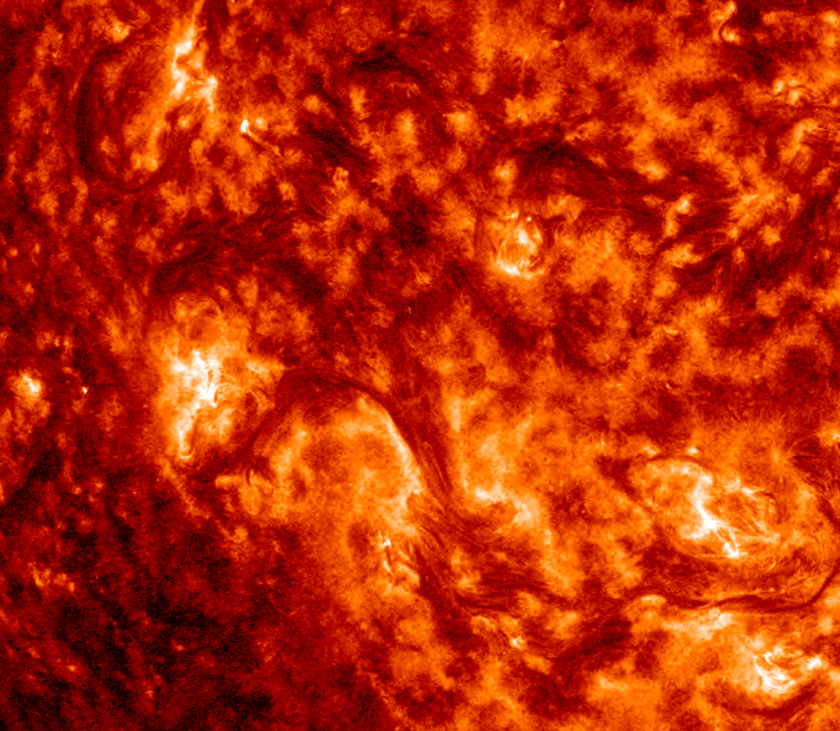
#> input picture back/src/subimage_locator/images/crop.png, 840 x 731 px
$ python __main__.py --big images/crop.png --small images/scene.png
#> lines starting #> are read from the running program, lines starting #| are printed output that depends on the picture
### back/src/subimage_locator/cli.py
"""Command-line interface for subimage locator."""

import argparse
import json
import sys
from pathlib import Path
from typing import Optional

import cv2
import numpy as np

from .locator import locate_subimage, LocateResult


# [36 lines left out: function draw_visualization, not called in this run]


def main(argv: Optional[list] = None) -> int:
    """
    Main CLI entry point.

    Returns:
        0 if found, 2 if not found, 1 on error
    """
    parser = argparse.ArgumentParser(
        description="Locate a scaled crop within a larger image using feature matching or template matching."
    )
    parser.add_argument("--big", type=Path, required=True,
                        help="Path to the large image")
    parser.add_argument("--small", type=Path, required=True,
                        help="Path to the small (crop) image")
    parser.add_argument("--out", type=Path, default=None,
                        help="Path to save visualization PNG (optional)")
    parser.add_argument("--json", type=Path, default=None, dest="json_path",
                        help="Path to save JSON result (if omitted, prints to stdout)")
    parser.add_argument("--min-scale", type=float, default=0.3,
                        help="Minimum scale factor for template matching (default: 0.3)")
    parser.add_argument("--max-scale", type=float, default=3.0,
                        help="Maximum scale factor for template matching (default: 3.0)")
    parser.add_argument("--scales", type=int, default=60,
                        help="Number of scales to try in template matching (default: 60)")
    parser.add_argument("--max-dim", type=int, default=None,
                        help="Max dimension to downscale big image before processing (optional)")

    args = parser.parse_args(argv)

    # Validate inputs
    if not args.big.exists():
        print(f"Error: Big image not found: {args.big}", file=sys.stderr)
        return 1

    if not args.small.exists():
        print(f"Error: Small image not found: {args.small}", file=sys.stderr)
        return 1

    # Load images
    try:
        big_bgr = cv2.imread(str(args.big), cv2.IMREAD_COLOR)
#> big_bgr is the input picture: shape (731, 840, 3); mean B, G, R 5, 41.9, 183.6
        small_bgr = cv2.imread(str(args.small), cv2.IMREAD_COLOR)
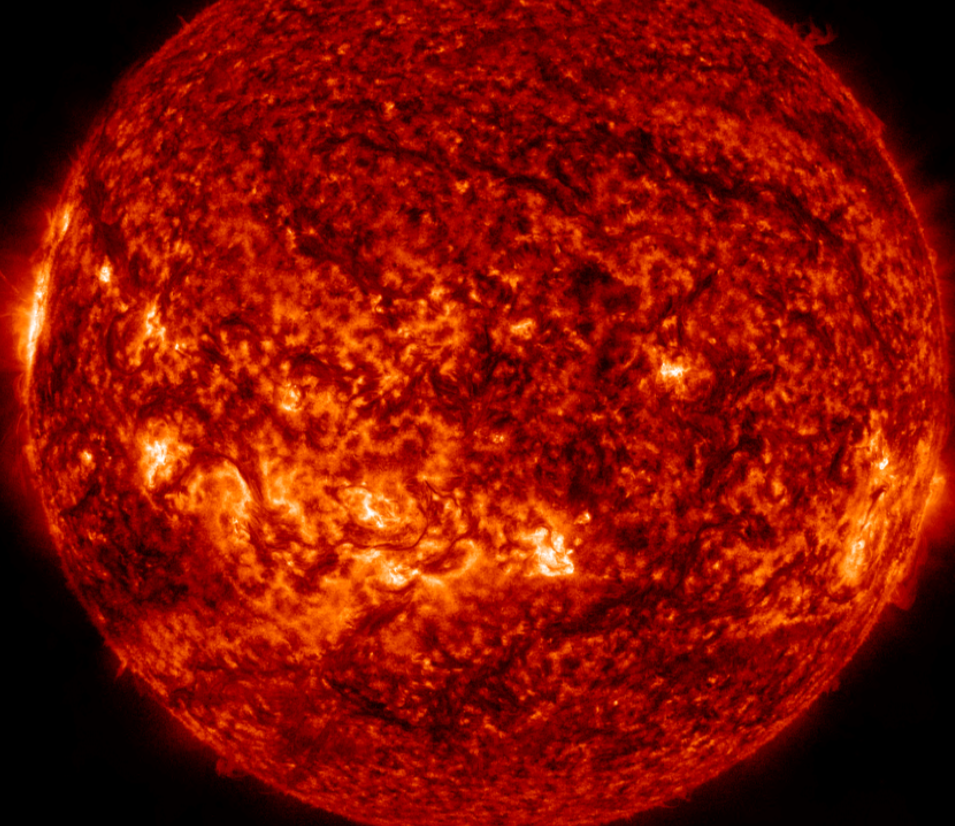
#> input picture back/src/subimage_locator/images/scene.png, 955 x 826 px
#> small_bgr is the input picture: shape (826, 955, 3); mean B, G, R 1.4, 14.8, 130.8
    except Exception as e:
        print(f"Error loading images: {e}", file=sys.stderr)
        return 1

    if big_bgr is None:
        print(f"Error: Could not read big image: {args.big}", file=sys.stderr)
        return 1

    if small_bgr is None:
        print(f"Error: Could not read small image: {args.small}", file=sys.stderr)
        return 1

    # Downscale if requested
    scale_factor = 1.0
    if args.max_dim is not None:
        h, w = big_bgr.shape[:2]
        max_side = max(h, w)
        if max_side > args.max_dim:
            scale_factor = args.max_dim / max_side
            new_w = int(w * scale_factor)
            new_h = int(h * scale_factor)
            big_bgr = cv2.resize(big_bgr, (new_w, new_h), interpolation=cv2.INTER_AREA)

    # Locate subimage
    result = locate_subimage(
        big_bgr, small_bgr,
        min_scale=args.min_scale,
        max_scale=args.max_scale,
        scales=args.scales
    )
#> in locate_subimage, `big_gray = cv2.cvtColor(big_bgr, cv2.COLOR_BGR2GRAY)`:
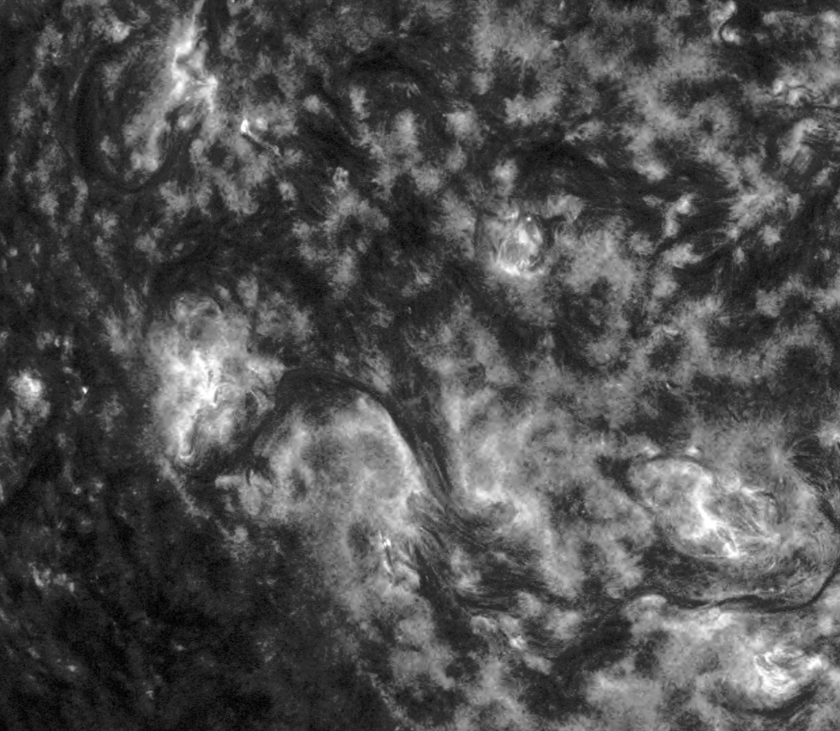
#> big_gray: shape (731, 840); min 0, max 255, mean 80
#> in locate_subimage, `small_gray = cv2.cvtColor(small_bgr, cv2.COLOR_BGR2GRAY)`:
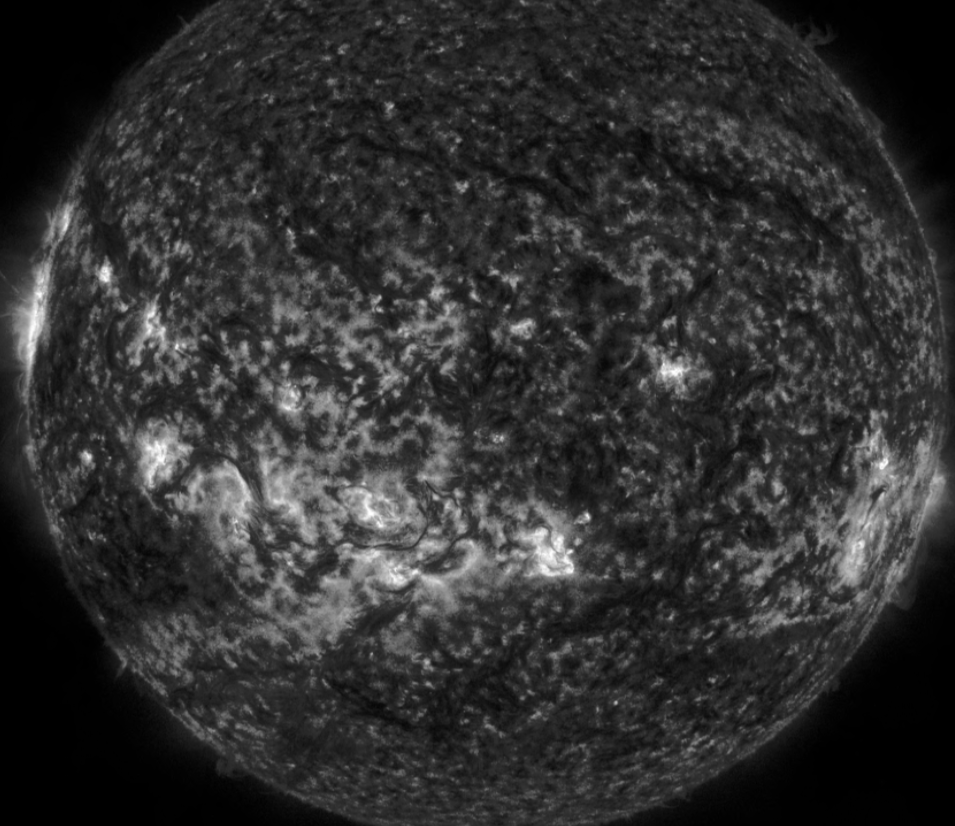
#> small_gray: shape (826, 955); min 0, max 255, mean 48

    # Scale results back if downscaled
    if scale_factor != 1.0 and result.found:
        inv_scale = 1.0 / scale_factor
        if result.x is not None:
            result.x *= inv_scale
        if result.y is not None:
            result.y *= inv_scale
        if result.corners is not None:
            result.corners = [(x * inv_scale, y * inv_scale) for x, y in result.corners]
        # Note: scale factor in result is relative to small image, not affected by downscaling

    # Visualization
    if args.out is not None:
        # Re-load full-res image if we downscaled
        if scale_factor != 1.0:
            big_bgr_vis = cv2.imread(str(args.big), cv2.IMREAD_COLOR)
        else:
            big_bgr_vis = big_bgr

        draw_visualization(big_bgr_vis, result, args.out)
        result.visualization_path = str(args.out)

    # Output JSON
    result_dict = result.to_dict()
    json_str = json.dumps(result_dict, indent=2)

    if args.json_path is not None:
        args.json_path.write_text(json_str, encoding="utf-8")
    else:
        print(json_str)

    # Exit code
    return 0 if result.found else 2


# [2 lines that do not run on import are left out]

### back/src/subimage_locator/locator.py
"""Core subimage localization logic using feature matching and template matching."""

from dataclasses import dataclass, asdict
from typing import List, Optional, Tuple
import numpy as np
import cv2


@dataclass
class LocateResult:
    """Result of subimage localization."""
    found: bool
    method: Optional[str]  # "features" | "template" | None
    scale: Optional[float]
    x: Optional[float]
    y: Optional[float]
    corners: Optional[List[Tuple[float, float]]]
    inliers: Optional[int]
    score: Optional[float]
    confidence: float
    visualization_path: Optional[str]

    def to_dict(self):
        """Convert to JSON-serializable dict."""
        result = asdict(self)
        if result['corners'] is not None:
            result['corners'] = [[float(x), float(y)] for x, y in result['corners']]
        return result


def _try_sift():
    """Try to create SIFT detector, return None if unavailable."""
    try:
        return cv2.SIFT_create()
    except (cv2.error, AttributeError):
        return None


def _get_feature_detector():
    """Get best available feature detector (SIFT > AKAZE > ORB)."""
    sift = _try_sift()
    if sift is not None:
        return sift, "SIFT", cv2.NORM_L2

    try:
        return cv2.AKAZE_create(), "AKAZE", cv2.NORM_HAMMING
    except (cv2.error, AttributeError):
        pass

    return cv2.ORB_create(nfeatures=2000), "ORB", cv2.NORM_HAMMING


def _corners_inside_image(corners: np.ndarray, img_shape: Tuple[int, int]) -> bool:
    """Check if all corners are inside the image bounds."""
    h, w = img_shape[:2]
    for pt in corners:
        x, y = pt[0]
        if x < 0 or x >= w or y < 0 or y >= h:
            return False
    return True


def _locate_with_features(
    big_gray: np.ndarray,
    small_gray: np.ndarray,
    small_h: int,
    small_w: int
) -> Optional[LocateResult]:
    """
    Attempt localization using feature matching + RANSAC homography.

    Returns LocateResult if successful, None otherwise.
    """
#> called with small_h = 826, small_w = 955
    detector, detector_name, norm_type = _get_feature_detector()

    # Detect and compute
    kp1, desc1 = detector.detectAndCompute(big_gray, None)
#> kp1 = 5347 keypoints; strongest (x, y, size): (85, 390, 3.5), (30, 387, 17.5), (199, 382, 68.7), (529, 219, 2.7)
    kp2, desc2 = detector.detectAndCompute(small_gray, None)
#> kp2 = 5209 keypoints; strongest (x, y, size): (105, 274, 10.5), (158, 453, 29.1), (587, 516, 4.8), (672, 371, 17.6)

    if desc1 is None or desc2 is None or len(kp1) < 4 or len(kp2) < 4:
        return None

    # Match features
    if norm_type == cv2.NORM_L2:
        # FLANN for SIFT
        FLANN_INDEX_KDTREE = 1
        index_params = dict(algorithm=FLANN_INDEX_KDTREE, trees=5)
        search_params = dict(checks=50)
        matcher = cv2.FlannBasedMatcher(index_params, search_params)
    else:
        # BF for binary descriptors
        matcher = cv2.BFMatcher(norm_type, crossCheck=False)

    matches = matcher.knnMatch(desc2, desc1, k=2)
#> matches = 5209 matches

    # Lowe's ratio test
    good_matches = []
    for m_n in matches:
        if len(m_n) == 2:
            m, n = m_n
            if m.distance < 0.75 * n.distance:
                good_matches.append(m)
#> after the loop, good_matches = 734 matches

    if len(good_matches) < 10:
        return None

    # Extract matched points
    src_pts = np.float32([kp2[m.queryIdx].pt for m in good_matches]).reshape(-1, 1, 2)
#> src_pts = 734 rows, first 8: [19.1, 348], [48.81, 302.3], [78.07, 369.6], [79.36, 359.9], [79.71, 365], [80.2, 400.4], [80.96, 481.9], [80.96, 481.9]
    dst_pts = np.float32([kp1[m.trainIdx].pt for m in good_matches]).reshape(-1, 1, 2)
#> dst_pts = 734 rows, first 8: [784.8, 698.4], [402.4, 434.7], [8.93, 179.9], [11.45, 157.3], [13.02, 169.1], [13.86, 252.4], [15.78, 447.2], [15.78, 447.2]

    # Find homography with RANSAC
    H, mask = cv2.findHomography(src_pts, dst_pts, cv2.RANSAC, 5.0)
#> H = [[2.38, -0.00435, -175.2], [0.00141, 2.38, -700.8], [1.22e-06, -8.46e-06, 1]]; mask = 734 values, max 1 at index 2, min 0 at index 0, mean 0.954

    if H is None:
        return None

    inliers = int(mask.sum())
#> inliers = 700
    if inliers < 10:
        return None

    # Project corners of small image
    corners_small = np.float32([[0, 0], [small_w, 0], [small_w, small_h], [0, small_h]]).reshape(-1, 1, 2)
#> corners_small = [[0, 0], [955, 0], [955, 826], [0, 826]]
    corners_big = cv2.perspectiveTransform(corners_small, H)
#> corners_big = [[-175.2, -700.8], [2099.4, -698.6], [2110.5, 1273.5], [-180.1, 1273.6]]

    # Check if corners are inside big image
    if not _corners_inside_image(corners_big, big_gray.shape):
#> the loop in _corners_inside_image, `for pt in corners:` made 1 pass
        return None

    # Fit similarity transform on inliers for clean scale and translation
    inlier_mask = mask.ravel().astype(bool)
    src_inliers = src_pts[inlier_mask]
    dst_inliers = dst_pts[inlier_mask]

    # Estimate partial affine (similarity: scale, rotation, translation)
    M, _ = cv2.estimateAffinePartial2D(src_inliers, dst_inliers)

    if M is None:
        # Fallback to homography-based scale estimation
        scale = np.sqrt(np.abs(np.linalg.det(H[:2, :2])))
        top_left = corners_big[0][0]
        x, y = float(top_left[0]), float(top_left[1])
    else:
        # Extract scale from similarity transform
        scale = np.sqrt(M[0, 0]**2 + M[0, 1]**2)
        # Transform top-left corner
        top_left_small = np.array([[[0, 0]]], dtype=np.float32)
        top_left_big = cv2.transform(top_left_small, M)
        x, y = float(top_left_big[0, 0, 0]), float(top_left_big[0, 0, 1])

    # Confidence based on inlier ratio
    confidence = min(1.0, inliers / max(len(good_matches), 1))

    corners_list = [(float(pt[0][0]), float(pt[0][1])) for pt in corners_big]

    return LocateResult(
        found=True,
        method="features",
        scale=float(scale),
        x=x,
        y=y,
        corners=corners_list,
        inliers=inliers,
        score=None,
        confidence=confidence,
        visualization_path=None
    )


def _locate_with_template(
    big_gray: np.ndarray,
    small_gray: np.ndarray,
    small_h: int,
    small_w: int,
    min_scale: float,
    max_scale: float,
    scales: int,
    threshold: float = 0.5
) -> Optional[LocateResult]:
    """
    Attempt localization using multi-scale template matching.

    Returns LocateResult if successful, None otherwise.
    """
#> called with small_h = 826, small_w = 955, min_scale = 0.3, max_scale = 3, scales = 60, threshold = 0.5
    best_score = -1
    best_scale = None
    best_x = None
    best_y = None

    # Log-spaced scales
    scale_range = np.logspace(np.log10(min_scale), np.log10(max_scale), scales)

    for scale in scale_range:
        new_w = int(small_w * scale)
        new_h = int(small_h * scale)

        # Skip if scaled template is larger than big image
        if new_w > big_gray.shape[1] or new_h > big_gray.shape[0]:
            continue

        # Resize template
        resized = cv2.resize(small_gray, (new_w, new_h), interpolation=cv2.INTER_LINEAR)

        # Template matching with ZNCC
        result = cv2.matchTemplate(big_gray, resized, cv2.TM_CCOEFF_NORMED)
        _, max_val, _, max_loc = cv2.minMaxLoc(result)

        if max_val > best_score:
            best_score = max_val
            best_scale = scale
            best_x, best_y = max_loc
#> this loop made 60 passes
#> (max_val, best_score, best_x, best_y) on pass 1: (0.356, 0.356, 268, 351)
#> (max_val, max_loc) on passes 2 to 7: (0.336, (261, 340)), (0.322, (250, 330)), (0.313, (272, 370)), (0.322, (267, 369)), (0.321, (262, 365)), (0.314, (285, 339))
#> pass 1, in _locate_with_template, `result = cv2.matchTemplate(big_gray, resized, cv2.TM_CCOEFF_NORMED)`:
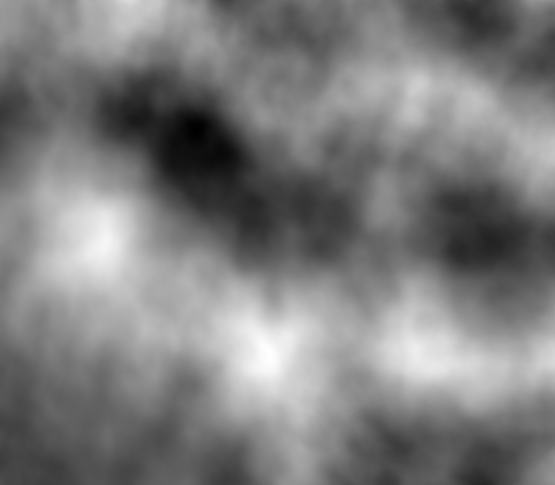
#> result: shape (485, 555) float32; min -0.328, max 0.356, mean 0.00879; drawn with min black and max white
#> after the loop:
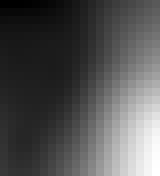
#> result: shape (22, 20) float32 (shown 8 times larger); min 0.146, max 0.174, mean 0.155; drawn with min black and max white
#> after the loop, best_scale = 0.3; best_score = 0.356; best_x = 268; best_y = 351

    if best_score < threshold:
        return None

    # Compute corners
    w_scaled = small_w * best_scale
    h_scaled = small_h * best_scale
    corners = [
        (float(best_x), float(best_y)),
        (float(best_x + w_scaled), float(best_y)),
        (float(best_x + w_scaled), float(best_y + h_scaled)),
        (float(best_x), float(best_y + h_scaled))
    ]

    confidence = float(best_score)

    return LocateResult(
        found=True,
        method="template",
        scale=float(best_scale),
        x=float(best_x),
        y=float(best_y),
        corners=corners,
        inliers=None,
        score=float(best_score),
        confidence=confidence,
        visualization_path=None
    )

#el sistema convierte ambas imágenes a gris, intenta localizar small
# dentro de big primero por emparejado de características
# (SIFT/AKAZE/ORB + RANSAC + ajuste de similaridad) y,
# si eso falla, hace un barrido multi-escala con template matching (ZNCC).
# Devuelve un objeto LocateResult con found, method, scale, x,y, corners, inliers/score y confidence.

def locate_subimage(
    big_bgr: np.ndarray,
    small_bgr: np.ndarray,
    min_scale: float = 0.3,
    max_scale: float = 3.0,
    scales: int = 60
) -> LocateResult:
    """
    Locate a scaled crop of small_bgr within big_bgr.

    Tries feature matching first (robust to rotation/perspective), then falls back
    to multi-scale template matching if features fail.

    Args:
        big_bgr: Large image (BGR format from cv2.imread)
        small_bgr: Small image to locate (BGR format)
        min_scale: Minimum scale factor to search
        max_scale: Maximum scale factor to search
        scales: Number of scales to try in template matching

    Returns:
        LocateResult with found status, method, scale, position, corners, and confidence
    """
    # Convert to grayscale
    big_gray = cv2.cvtColor(big_bgr, cv2.COLOR_BGR2GRAY)
    small_gray = cv2.cvtColor(small_bgr, cv2.COLOR_BGR2GRAY)

    small_h, small_w = small_gray.shape[:2]

    # Try feature-based matching first (more robust)
    result = _locate_with_features(big_gray, small_gray, small_h, small_w)
    if result is not None:
        return result

    # Fall back to template matching
    result = _locate_with_template(
        big_gray, small_gray, small_h, small_w,
        min_scale, max_scale, scales
    )
    if result is not None:
        return result

    # No match found
    return LocateResult(
        found=False,
        method=None,
        scale=None,
        x=None,
        y=None,
        corners=None,
        inliers=None,
        score=None,
        confidence=0.0,
        visualization_path=None
    )

### back/src/subimage_locator/__main__.py
"""Allow running as python -m subimage_locator."""

from .cli import main
import sys

if __name__ == "__main__":
    sys.exit(main())
#> in main, `result_dict = result.to_dict()`: result_dict = 10 items
#| {
#|   "found": false,
#|   "method": null,
#|   "scale": null,
#|   "x": null,
#|   "y": null,
#|   "corners": null,
#|   "inliers": null,
#|   "score": null,
#|   "confidence": 0.0,
#|   "visualization_path": null
#| }
#> (the run stopped early here; a loop or call above may not have finished)
